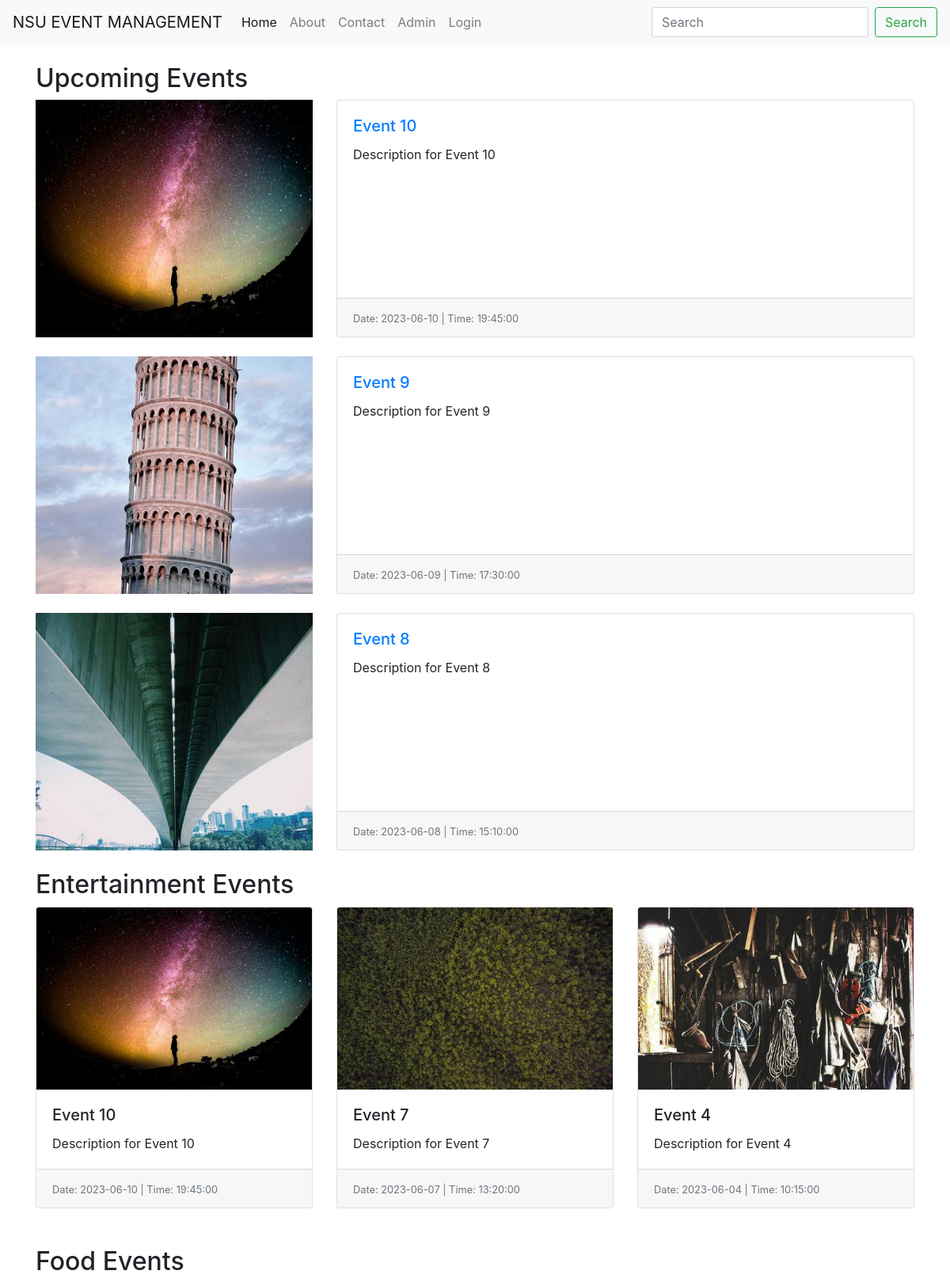
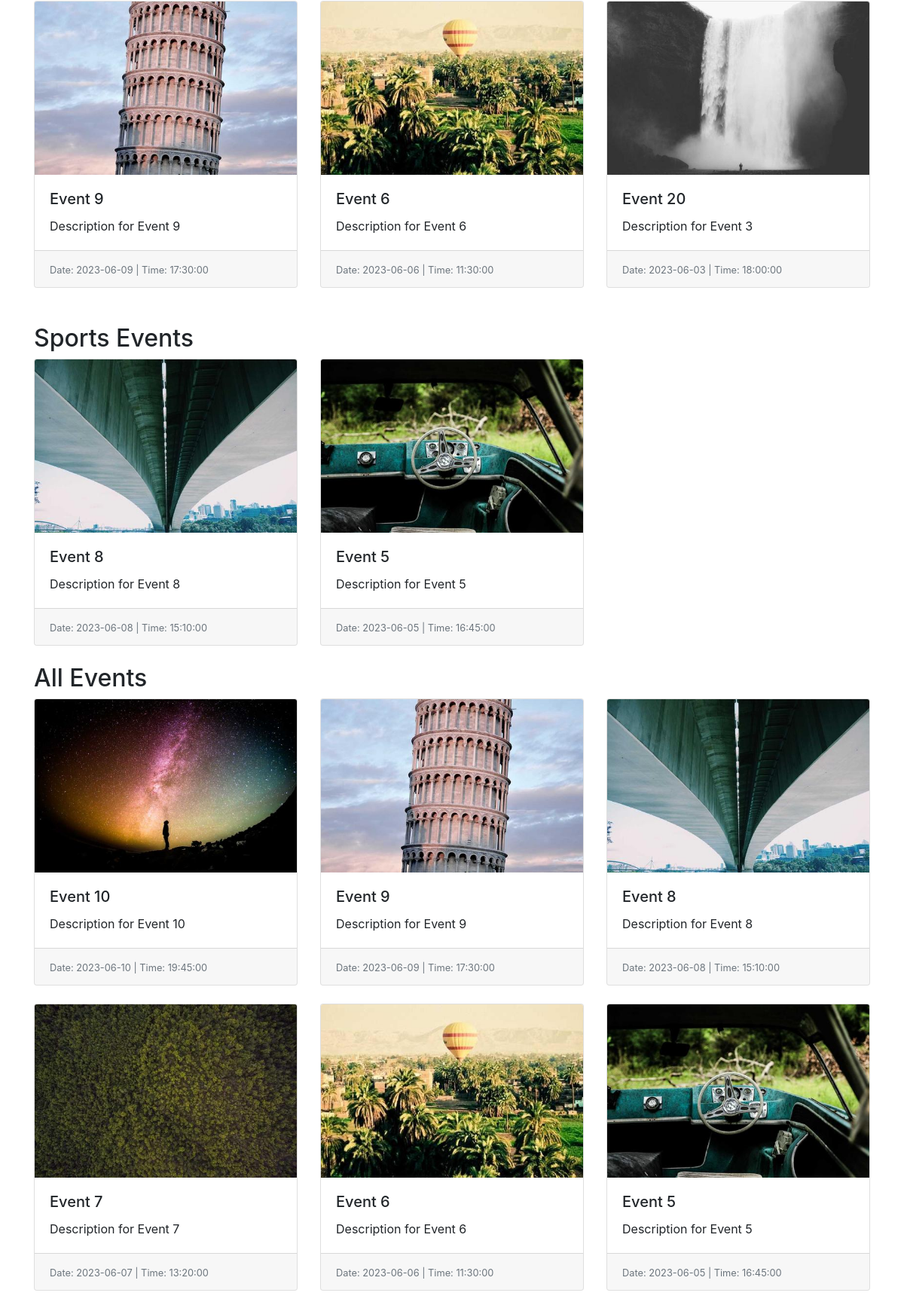
The page / (upper part) on the database its author committed (2 pictures, top to bottom).
### tables this page shows
CREATE TABLE `events` (
  `id` int(11) NOT NULL,
  `title` varchar(255) NOT NULL,
  `date` date NOT NULL,
  `time` time NOT NULL,
  `photo` varchar(255) NOT NULL,
  `location` varchar(255) NOT NULL,
  `category` enum('entertainment','sports','food') NOT NULL,
  `description` text NOT NULL,
  `research` enum('sponsor','logo','info') NOT NULL
);

### index.php (the view, shortened to what this page needs)
<?php include 'header.php'; ?>
<?php
include('admin/db_connection.php');
$sql = "SELECT * FROM events ORDER BY id DESC LIMIT 3";
$result = $conn->query($sql);
?>
<div class="container mt-4">
    <h2>Upcoming Events</h2>
    <?php
    while ($row = $result->fetch_assoc()) {
        ?>
        <div class="row mb-4">
            <div class="col-md-4">
                <a href="event_details.php?id=<?php echo $row['id']; ?>">
                    <img src="admin/<?php echo $row['photo']; ?>" class="img-fluid" alt="<?php echo $row['title']; ?>" style="height: 300px;">
                </a>
            </div>
            <div class="col-md-8" style="height: 300px; overflow: hidden;">
                <div class="card h-100">
                    <div class="card-body">
                        <a href="event_details.php?id=<?php echo $row['id']; ?>">
                            <h5 class="card-title"><?php echo $row['title']; ?></h5>
                        </a>
                        <p class="card-text"><?php echo $row['description']; ?></p>
                    </div>
                    <div class="card-footer">
                        <small class="text-muted">Date: <?php echo $row['date']; ?> | Time: <?php echo $row['time']; ?></small>
                    </div>
                </div>
            </div>
        </div>
        <?php
    }
    ?>
</div>
<?php
$categories = ['entertainment', 'food', 'sports'];
foreach ($categories as $category) {
    $sql = "SELECT * FROM events WHERE category = '$category' ORDER BY date DESC";
    $result = $conn->query($sql);
?>
<div class="container mt-4">
    <h2><?php echo ucfirst($category); ?> Events</h2>
    <div class="row">
        <?php
        while ($row = $result->fetch_assoc()) {
        ?>
        <div class="col-md-4 mb-4">
            <div class="card">
                <a href="event_details.php?id=<?php echo $row['id']; ?>">
                    <img src="admin/<?php echo $row['photo']; ?>" class="card-img-top img-hover" alt="<?php echo $row['title']; ?>">
                </a>
                <div class="card-body">
                    <h5 class="card-title"><?php echo $row['title']; ?></h5>
                    <p class="card-text"><?php echo $row['description']; ?></p>
                </div>
                <div class="card-footer">
                    <small class="text-muted">Date: <?php echo $row['date']; ?> | Time: <?php echo $row['time']; ?></small>
                </div>
            </div>
        </div>
        <?php
        }
        ?>
    </div>
</div>
<?php
}
?>
<?php
$sql = "SELECT * FROM events ORDER BY date DESC";
$result = $conn->query($sql);
?>
<div class="container mt-8">
    <h2>All Events</h2>
    <div class="row">
        <?php
        while ($row = $result->fetch_assoc()) {
        ?>
        <div class="col-md-4 mb-4">
            <div class="card">
                <a href="event_details.php?id=<?php echo $row['id']; ?>">
                    <img src="admin/<?php echo $row['photo']; ?>" class="card-img-top" alt="<?php echo $row['title']; ?>">
                </a>
                <div class="card-body">
                    <h5 class="card-title"><?php echo $row['title']; ?></h5>
                    <p class="card-text"><?php echo $row['description']; ?></p>
                </div>
                <div class="card-footer">
                    <small class="text-muted">Date: <?php echo $row['date']; ?> | Time: <?php echo $row['time']; ?></small>
                </div>
            </div>
        </div>
        <?php
        }
        ?>
    </div>
</div>
<?php include 'footer.php'; ?>

### rows shown on the page
events: photo (picture), title "Event 10", description "Description for Event 10", date "2023-06-10", time "19:45:00"
events: photo (picture), title "Event 9", description "Description for Event 9", date "2023-06-09", time "17:30:00"
events: photo (picture), title "Event 8", description "Description for Event 8", date "2023-06-08", time "15:10:00"
events: photo (picture), title "Event 7", description "Description for Event 7", date "2023-06-07", time "13:20:00"
events: photo (picture), title "Event 4", description "Description for Event 4", date "2023-06-04", time "10:15:00"
events: photo (picture), title "Event 6", description "Description for Event 6", date "2023-06-06", time "11:30:00"
events: photo (picture), title "Event 20", description "Description for Event 3", date "2023-06-03", time "18:00:00"
events: photo (picture), title "Event 5", description "Description for Event 5", date "2023-06-05", time "16:45:00"

### other values the page prints
$category "Entertainment"
$category "Food"
$category "Sports"
